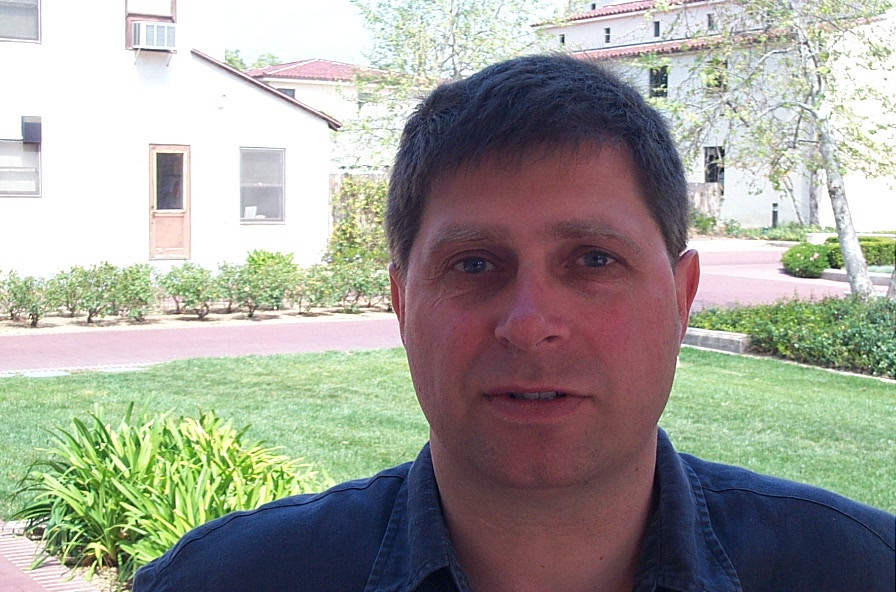
#> input picture HW3/images/face/image_0003.jpg, 896 x 592 px; its folder holds 4 pictures in this run
$ jupyter execute --allow-errors 'hw3 copy.ipynb'
#> lines starting #> are read from the running program, lines starting #| are printed output that depends on the picture
# CSE 152A Fall 2023 – Assignment 3

Assignment Published On: **Fri, Nov 10, 2023**

Due On: **Mon, Nov 20, 2023 11:59 PM (Pacific Time)**

Instructions:
- Attempt all questions.
- Please comment all your code adequately.
- **Please install following packages in order to run the code: OpenCV, matplotlib, scikit-learn**
- Please write your code at the ``WRITE YOUR CODE HERE'' prompt in the .ipynb file.

## Problem 1: Image Classiﬁcation Using Bag-of-words [20 pts]

We will now build a classifier to determine whether an input image contains a face. A training dataset has been provided consisting of images with and without faces. We will create a bag-of-words representation for images and use K-nearest neighbor classification.

**Note**: For this problem, it is not important to get high accuracies, but just be able to see how an example of an entire pipeline for image classification works.

## Review of bag-of-words for image classification

We will solve image classification, with the relatively simple but effective bag-of-words approach. We treat an image as a set of regions and ignore the spatial relationships between different regions. The image classification problem can then be solved by counting the frequencies of different regions appearing in an image. Image classification using bag-of-words includes the following steps:

* **Region Selection**: Select some regions in the images so that we can extract features from those regions in the next step. The regions can be selected by feature detection methods like edge or corner detection, or you can just uniformly sample the image.

* **Feature Extraction**: We extract features from the selected regions. One commonly used feature is SIFT. We extract features from every image in the training set. These features are collected to compute the visual vocabulary for image representation.

* **Building visual vocabulary**: Once we have the features extracted from training images, we build a visual vocabulary by grouping them together to form a few clusters. We will use the k-means algorithm to group the features. The reason why we need this step is to reduce the redundancy in feature space and have a more concise feature representation of images.

* **Learning and recognition**: Given the visual vocabulary, each training image is represented by a histogram, where the features in the image populate bins that correspond to the visual word closest to them. Thereafter, we will use k-nearest neighbors to perform classification for a test image, also represented by a histogram using the same vocabulary.

## Simple face classifier
We will make a classifier to tell whether there is a face in a given image. The dataset contains 200 images with faces and 200 images without faces. We will pick 100 images from each group for training and the other 100 images for testing. The skeleton code is given.

[cell 1]
import glob
import random
import numpy as np
from matplotlib import pyplot as plt
import cv2

# Parameters
posData = 'images/face/'
negData = 'images/nonface/'
posTrainRatio = 0.5
negTrainRatio = 0.5
imSize = 133, 200 # resize each image to this size
nIntPts = 200 # maximum number of interest points to be extracted from an image
wGrid = 5 # width of the small grids for uniform sampling
patchSize = 11 # an odd number indicate patch size for image patch feature
nCluster = 50 # number of cluster in k-means algorithm

def listImage(dataRoot):
    fileList = glob.glob(str(dataRoot + '*.jpg'))
    imNum = len(fileList)
    fileList = [fileList[i].replace('\\', '/') for i in range(imNum)]
    return fileList

def loadImage(imgName, imSize):
    # load image, resize and make RGB to grayscale
#> called with imgName = 'images/face/image_0003.jpg', imSize = (133, 200)
    img = cv2.imread(imgName)
#> img is the input picture: shape (592, 896, 3); mean B, G, R 151.3, 159.9, 159.7
    img = cv2.resize(img, (imSize[1], imSize[0]))
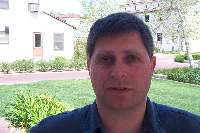
#> img: shape (133, 200, 3); mean B, G, R 151.2, 159.8, 159.6
    img = cv2.cvtColor(img,cv2.COLOR_BGR2GRAY)
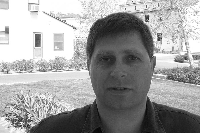
#> img: shape (133, 200); min 5, max 255, mean 158.8
    return img

def createSplit(imgList, ratio):
    random.shuffle(imgList)
    trainList = imgList[:round(len(imgList)*ratio)]
    testList = imgList[round(len(imgList)*ratio):]
    return trainList, testList

# Data preprocessing: Create Training / Testing Split
posList = listImage(posData)
negList = listImage(negData)
trainPosList, testPosList = createSplit(posList, posTrainRatio)
trainNegList, testNegList = createSplit(negList, negTrainRatio)
trainList = trainPosList + trainNegList
trainLabel = np.concatenate((np.ones(len(trainPosList)), np.zeros(len(trainNegList))))
testList = testPosList + testNegList
testLabel = np.concatenate((np.ones(len(testPosList)), np.zeros(len(testNegList))))
testPosLabel = np.ones(len(testPosList))
testNegLabel = np.zeros(len(testNegList))
